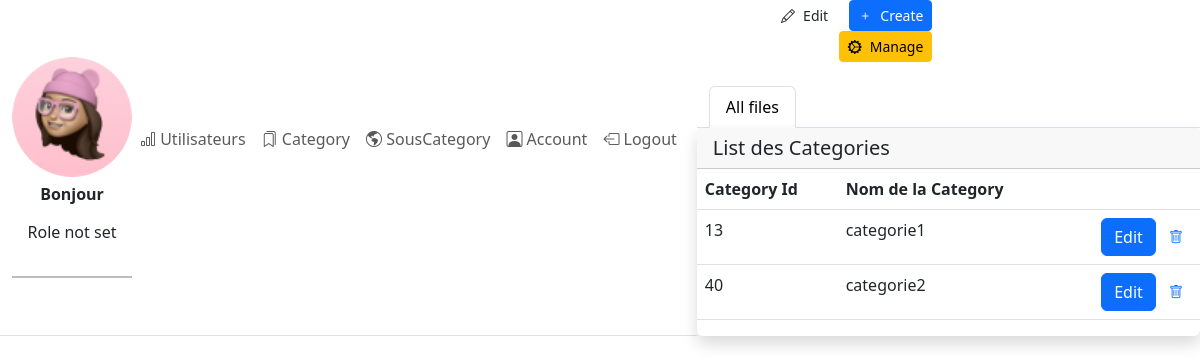
The page /pages/Category.php on the database as committed earlier.
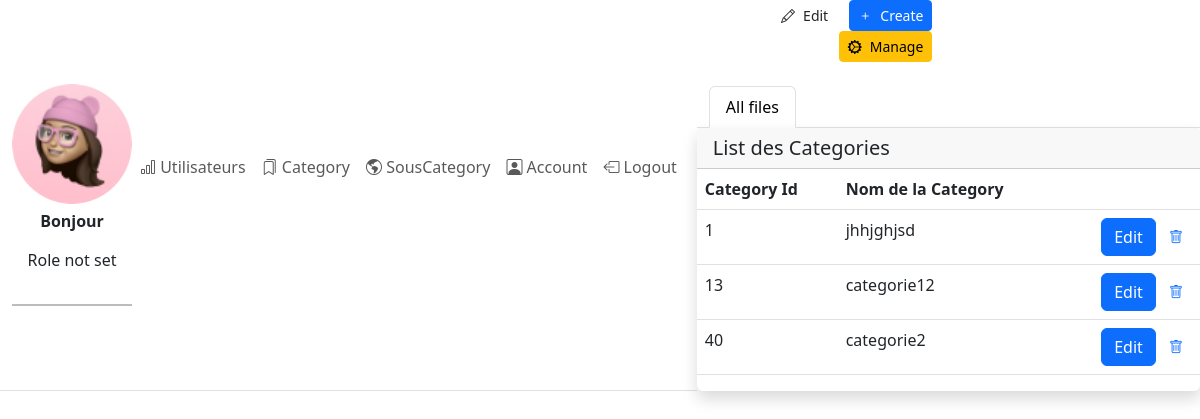
The same page on the database as committed later.
### tables this page shows
CREATE TABLE `categories` (
  `CategoryID` int(11) NOT NULL,
  `NomCategorie` varchar(50) DEFAULT NULL
);

### pages/Category.php (the view, shortened to what this page needs)
<!DOCTYPE html>
<html lang="en">
<head>
    <link rel="stylesheet" href="https://cdn.jsdelivr.net/npm/bootstrap@5.3.0/dist/css/bootstrap.min.css">
    <link href="https://cdn.jsdelivr.net/npm/@sweetalert2/theme-dark@4/dark.css" rel="stylesheet">
    <link rel="stylesheet" href="../css/page.css">
</head>
<body>
    <?php include('./component/sidebar.php') ?>
    <div class="h-screen flex-grow-1 overflow-y-lg-auto">
        <header class="bg-surface-primary border-bottom pt-6">
            <div class="container-fluid">
                <div class="mb-npx">
                    <div class="row align-items-center">
                        <div class="col-sm-6 col-12 text-sm-end ">
                            <div class="mx-n1">
                                <a href="#" class="btn d-inline-flex btn-sm btn-neutral border-base mx-1">
                                    <span class=" pe-2">
                                        <i class="bi bi-pencil"></i>
                                    </span>
                                    <span>Edit</span>
                                </a>
                                <a href="#" class="btn d-inline-flex btn-sm btn-primary mx-1" data-bs-toggle="modal" data-bs-target="#createCategoryModal">
                                    <span class=" pe-2">
                                        <i class="bi bi-plus"></i>
                                    </span>
                                    <span>Create</span>
                                </a>
                                <a href="#" class="btn d-inline-flex btn-sm btn-warning mx-1">
                                    <span class=" pe-2">
                                        <i class="bi bi-gear-wide-connected"></i>
                                    </span>
                                    <span>Manage</span>
                                </a>
                            </div>
                        </div>
                    </div>
                    <ul class="nav nav-tabs mt-4 overflow-x border-0">
                        <li class="nav-item ">
                            <a href="#" class="nav-link active">All files</a>
                        </li>
                    </ul>
                </div>
            </div>
        </header>
        <div class="card shadow border-0 mb-7">
            <div class="card-header">
                <h5 class="mb-0">List des Categories</h5>
            </div>
            <div class="table-responsive">
                <?php
                include 'connexion.php';
                $result = $con->query("SELECT * FROM categories");
                ?>
                <table class="table table-hover table-nowrap">
                    <thead class="thead-light">
                        <tr>
                            <th scope="col">Category Id</th>
                            <th scope="col">Nom de la Category </th>
                            <th></th>
                        </tr>
                    </thead>
                    <tbody>
                        <?php foreach ($result as $value) : ?>
                            <tr>
                                <td><?php echo $value['CategoryID'] ?></td>
                                <td><?php echo $value['NomCategorie'] ?></td>
                                <td class="text-end">
                                    <button type="button" class="btn btn-primary edit-btn" data-bs-toggle="modal" data-bs-target="#userProfileModal<?php echo $value['CategoryID']; ?>">Edit</button>
                                    <button type="button" class="btn btn-sm btn-square btn-neutral text-danger-hover">
                                        <a href="removeCat.php?CategoryID=<?php echo $value['CategoryID'] ?>"><i class="bi bi-trash"></i></a>
                                    </button>
                                </td>
                            </tr>
                        <?php endforeach; ?>
                    </tbody>
                </table>
            </div>
        </div>
</body>
</html>

Rows that differ between the two databases and show on the page:
added categories: CategoryID "1", NomCategorie "jhhjghjsd"
changed categories id 13: NomCategorie "categorie1" → "categorie12"
